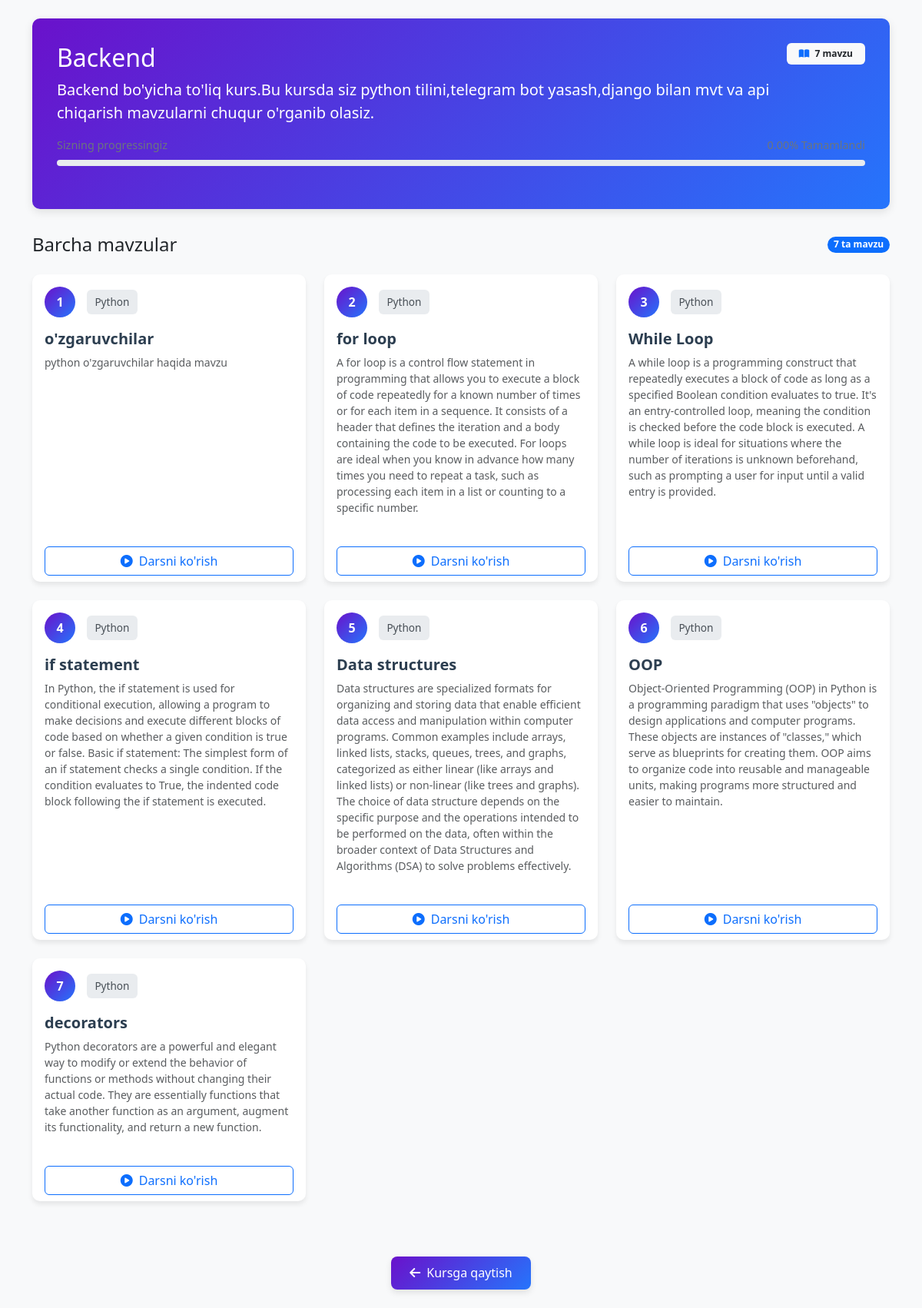
Screenshot of /courses/courses/1/topics/ (signed in) with the database file from the repository.
### courses/models.py (models this page shows, shortened)
class Course(models.Model):
    courselist = models.ForeignKey(CourseList, related_name="courses", on_delete=models.CASCADE)
    title = models.CharField(max_length=200)
    description = models.TextField(blank=True)
    author = models.ForeignKey(
        settings.AUTH_USER_MODEL,
        on_delete=models.CASCADE,
    )
    profile_image = models.ImageField(upload_to='course_images/', blank=True, null=True)
    modules_count = models.PositiveIntegerField(default=0)  # admindan qo‘shish mumkin
    rating = models.FloatField(
        default=0,
        validators=[MinValueValidator(0), MaxValueValidator(5)]
    )
    total_videos = models.PositiveIntegerField(default=0)
    min_duration = models.DurationField(default=timedelta, blank=True, null=True)
    students_count = models.PositiveIntegerField(default=0)

class Topic(models.Model):
    module = models.ForeignKey(Module, related_name="topics", on_delete=models.CASCADE)
    title = models.CharField(max_length=200)
    description = models.TextField(blank=True)

class Module(models.Model):
    course = models.ForeignKey(Course, related_name="modules", on_delete=models.CASCADE)
    title = models.CharField(max_length=200)
    description = models.TextField(blank=True)

### courses/views.py (the view)
# urls.py: path('courses/<int:pk>/topics/', views.topic_list, name='topic_list'),  # endi Course.pk bo‘yicha
@login_required
def topic_list(request, pk, module_id=None):
    course = get_object_or_404(Course, pk=pk)
    modules = course.modules.all()
    if module_id:
        active_module = get_object_or_404(Module, pk=module_id, course=course)
        topics = Topic.objects.filter(module=active_module)
    else:
        active_module = None
        topics = Topic.objects.filter(module__course=course)
    enrollment = Enrollment.objects.filter(user=request.user, course=course).first()
    return render(request, "topic_list.html", {
        "course": course,
        "topics": topics,
        "modules": modules,
        "active_module": active_module,
        "enrollment": enrollment
    })

### courses/templates/topic_list.html (shortened to what this page needs)
<!DOCTYPE html>
<html lang="uz">
<head>
    <link href="https://cdn.jsdelivr.net/npm/bootstrap@5.3.2/dist/css/bootstrap.min.css" rel="stylesheet">
    <link rel="stylesheet" href="https://cdnjs.cloudflare.com/ajax/libs/font-awesome/6.4.0/css/all.min.css">
</head>
<body>
    <div class="container py-4">
        <div class="course-header">
            <div class="d-flex justify-content-between align-items-start">
                <div>
                    <h2 class="mb-2">{{ course.title }}</h2>
                    <p class="lead mb-0">{{ course.description }}</p>
                </div>
                <div>
                    <span class="badge bg-light text-dark px-3 py-2">
                        <i class="fas fa-book-open me-1 text-primary"></i>
                        {{ topics.count }} mavzu
                    </span>
                </div>
            </div>
            {% if enrollment %}
            <div class="progress-container mt-3">
                <div class="progress-text">
                    <span>Sizning progressingiz</span>
                    <span>{{ enrollment.progress }}% Tamamlandi</span>
                </div>
                <div class="progress-bar">
                </div>
            </div>
            {% endif %}
        </div>
        <div class="d-flex justify-content-between align-items-center mb-4">
            <h4 class="mb-0">
                {% if active_module %}
                    "{{ active_module.title }}" moduli mavzulari
                {% else %}
                    Barcha mavzular
                {% endif %}
            </h4>
            <span class="badge bg-primary rounded-pill">{{ topics.count }} ta mavzu</span>
        </div>
        {% if topics %}
            <div class="row">
                {% for topic in topics %}
                <div class="col-lg-6 col-xl-4 mb-4">
                    <div class="topic-card card h-100">
                        <div class="card-body">
                            <div class="d-flex align-items-center mb-3">
                                <div class="topic-number">{{ forloop.counter }}</div>
                                <span class="module-badge">{{ topic.module.title }}</span>
                            </div>
                            <h5 class="card-title">{{ topic.title }}</h5>
                            <p class="card-text text-muted small">{{ topic.description|default:"Tavsif mavjud emas" }}</p>
                        </div>
                        <div class="card-footer bg-transparent border-0 pt-0">
                            <a href="{% url 'topic_detail' course.pk topic.id %}" class="btn btn-outline-primary w-100">
                                <i class="fas fa-play-circle me-2"></i>Darsni ko'rish
                            </a>
                        </div>
                    </div>
                </div>
                {% endfor %}
            </div>
        {% else %}
            <div class="empty-state">
                <i class="fas fa-folder-open"></i>
                <h4>Hozircha mavzular mavjud emas</h4>
                <p class="text-muted">Kurs mavzulari tez orada qo'shiladi</p>
            </div>
        {% endif %}
        <div class="text-center mt-5">
            <a href="{% url 'continue_learning' course.pk %}" class="btn btn-back text-white">
                <i class="fas fa-arrow-left me-2"></i>Kursga qaytish
            </a>
        </div>
    </div>
</body>
</html>

### courses/templates/topic_list.html (style rules this page uses)
body { background-color: #f8f9fa; font-family: 'Segoe UI', Tahoma, Geneva, Verdana, sans-serif; }
.course-header { background: linear-gradient(135deg, #6a11cb 0%, #2575fc 100%); color: white; border-radius: 10px; padding: 2rem; margin-bottom: 2rem; box-shadow: 0 4px 12px rgba(0, 0, 0, 0.1); }
.topic-card { transition: transform 0.3s, box-shadow 0.3s; border-radius: 10px; border: none; margin-bottom: 1.5rem; box-shadow: 0 4px 6px rgba(0, 0, 0, 0.08); height: 100%; }
.topic-number { display: flex; align-items: center; justify-content: center; width: 40px; height: 40px; background: linear-gradient(135deg, #6a11cb 0%, #2575fc 100%); color: white; border-radius: 50%; font-weight: bold; margin-right: 15px; }
.module-badge { background-color: #e9ecef; color: #495057; font-size: 0.85rem; padding: 0.35rem 0.65rem; border-radius: 6px; font-weight: 500; }
.btn-back { background: linear-gradient(135deg, #6a11cb 0%, #2575fc 100%); border: none; border-radius: 8px; padding: 0.6rem 1.5rem; font-weight: 500; transition: all 0.3s; box-shadow: 0 4px 8px rgba(0, 0, 0, 0.1); }
.card-title { color: #2c3e50; font-weight: 600; }
.progress-container { margin: 1.5rem 0; }
.progress-text { display: flex; justify-content: space-between; margin-bottom: 8px; font-size: 0.9rem; color: #6c757d; }
.progress-bar { height: 8px; border-radius: 4px; background-color: #e9ecef; overflow: hidden; }

### rows the page displays
Course: title "Backend", description "Backend bo'yicha to'liq kurs.Bu kursda siz python tilini,telegram bot yasash,django bilan mvt va api chiqarish mavzularni chuqur o'rganib olasiz."
Topic: module "Python", title "o'zgaruvchilar", description "python o'zgaruvchilar haqida mavzu"
Topic: module "Python", title "for loop", description "A for loop is a control flow statement in programming that allows you to execute a block of code repeatedly for a known number of times or for each item in a sequence. It consists of a header that defines the iteration and a body containing the code to be executed. For loops are ideal when you know in advance how many times you need to repeat a task, such as processing each item in a list or counting to a specific number."
Topic: module "Python", title "While Loop", description "A while loop is a programming construct that repeatedly executes a block of code as long as a specified Boolean condition evaluates to true. It's an entry-controlled loop, meaning the condition is checked before the code block is executed. A while loop is ideal for situations where the number of iterations is unknown beforehand, such as prompting a user for input until a valid entry is provided."
Topic: module "Python", title "if statement", description "In Python, the if statement is used for conditional execution, allowing a program to make decisions and execute different blocks of code based on whether a given condition is true or false. Basic if statement: The simplest form of an if statement checks a single condition. If the condition evaluates to True, the indented code block following the if statement is executed."
Topic: module "Python", title "Data structures", description "Data structures are specialized formats for organizing and storing data that enable efficient data access and manipulation within computer programs. Common examples include arrays, linked lists, stacks, queues, trees, and graphs, categorized as either linear (like arrays and linked lists) or non-linear (like trees and graphs). The choice of data structure depends on the specific purpose and the operations intended to be performed on the data, often within the broader context of Data Structures and Algorithms (DSA) to solve problems effectively."
Topic: module "Python", title "OOP", description "Object-Oriented Programming (OOP) in Python is a programming paradigm that uses \"objects\" to design applications and computer programs. These objects are instances of \"classes,\" which serve as blueprints for creating them. OOP aims to organize code into reusable and manageable units, making programs more structured and easier to maintain."
Topic: module "Python", title "decorators", description "Python decorators are a powerful and elegant way to modify or extend the behavior of functions or methods without changing their actual code. They are essentially functions that take another function as an argument, augment its functionality, and return a new function."

### other values shown
{{ topics.count }} "7"
